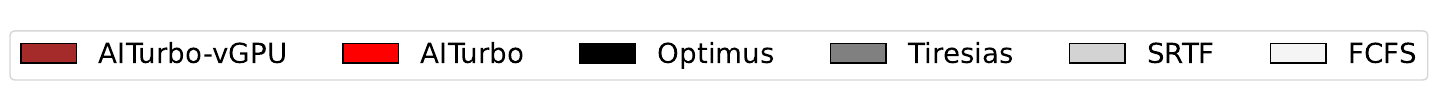

The script that saved this image:
from matplotlib import pyplot as plt
import numpy as np

AITurbo_vGPU = [1, 1]
AITurbo = [1.24, 1.14]
Optimus = [4.1, 2.9]
Tiresias = [3.1, 3.9]
SRTF = [2.1, 3.6]
FCFS = [8, 3.9]

labels = ['Short Job', 'Long Job']

fig, ax = plt.subplots(figsize=(13.8, 0.5))

# plt.rc('font', family="Times New Roman")

bar_width = 0.3
x = np.arange(len(labels)) * 2

ax.set_xticks(x)
ax.set_xticklabels(labels)

p1 = plt.bar(x - 5 * bar_width / 2, AITurbo_vGPU, color='brown', width=bar_width, align='center', edgecolor='black')
p2 = plt.bar(x - 3 * bar_width / 2, AITurbo, color='red', width=bar_width, align='center', edgecolor='black')
p3 = plt.bar(x - bar_width / 2, Optimus, color='black', width=bar_width, align='center', edgecolor='black')
p4 = plt.bar(x + bar_width / 2, Tiresias, color='grey', width=bar_width, align='center', edgecolor='black')
p5 = plt.bar(x + 3 * bar_width / 2, SRTF, color='lightgrey', width=bar_width, align='center', edgecolor='black')
p6 = plt.bar(x + 5 * bar_width / 2, FCFS, color='white', width=bar_width, align='center', edgecolor='black')

plt.cla()
plt.clf()
plt.axis('off')

# plt.legend((p1[0], p2[0], p3[0], p4[0], p5[0], p6[0]), ('AITurbo-vGPU', 'AITurbo', 'Optimus', 'Tiresias', 'SRTF', 'FCFS'),
#            loc='upper left', bbox_to_anchor=(-0.21, 1.9), ncol=6, fontsize=20)

plt.legend((p1[0], p2[0], p3[0], p4[0], p5[0], p6[0]), ('AITurbo-vGPU', 'AITurbo', 'Optimus', 'Tiresias', 'SRTF', 'FCFS'),
           bbox_to_anchor=(-0.1, 0.9), loc='upper left', ncol=6, fontsize=20)

plt.tight_layout()
plt.savefig('legend-all.eps', bbox_inches='tight')
plt.show()
